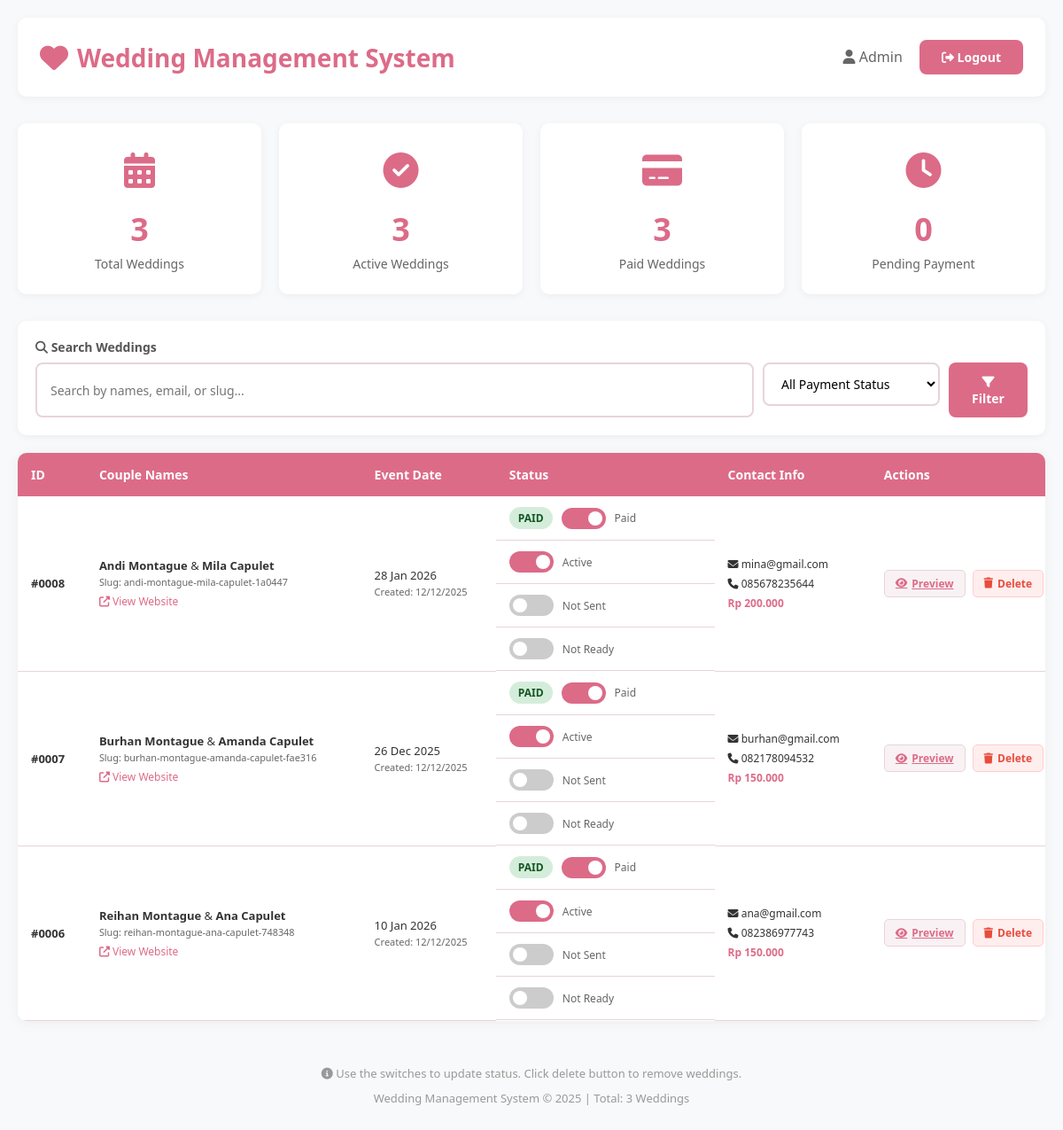
Screenshot of /wedding_management/admin_weddings.php (signed in) with the database file from the repository.
### tables this page shows
CREATE TABLE `weddings` (
  `id` int(11) NOT NULL,
  `template_id` int(11) NOT NULL,
  `slug_url` varchar(255) NOT NULL,
  `kalimat_pembuka` text DEFAULT NULL,
  `nama_panggilan` varchar(100) DEFAULT NULL,
  `nama_mempelai_pria` varchar(255) NOT NULL,
  `nama_mempelai_wanita` varchar(255) NOT NULL,
  `anak_ke_pria` varchar(50) DEFAULT NULL,
  `anak_ke_wanita` varchar(50) DEFAULT NULL,
  `ayah_pria` varchar(255) DEFAULT NULL,
  `ibu_pria` varchar(255) DEFAULT NULL,
  `ayah_wanita` varchar(255) DEFAULT NULL,
  `ibu_wanita` varchar(255) DEFAULT NULL,
  `google_maps` text DEFAULT NULL,
  `tanggal_acara` varchar(100) NOT NULL,
  `email` varchar(255) DEFAULT NULL,
  `nomor_wa` varchar(20) DEFAULT NULL,
  `harga` decimal(10,2) NOT NULL,
  `status_pembayaran` enum('pending','paid','cancelled') DEFAULT 'pending',
  `is_active` tinyint(1) DEFAULT 0,
  `created_at` timestamp NOT NULL DEFAULT current_timestamp(),
  `updated_at` timestamp NOT NULL DEFAULT current_timestamp() ON UPDATE current_timestamp(),
  `website_sent` tinyint(1) DEFAULT 0,
  `website_ready` tinyint(1) DEFAULT 0,
  `lokasi_acara_pemberkatan` text DEFAULT NULL,
  `lokasi_acara_resepsi` text DEFAULT NULL,
  `jam_acara_resepsi` text DEFAULT NULL,
  `jam_acara_pemberkatan` text DEFAULT NULL,
  `dress_code` varchar(255) DEFAULT NULL,
  `foto_mempelai_pria` varchar(255) DEFAULT NULL,
  `foto_mempelai_wanita` varchar(255) DEFAULT NULL,
  `foto_1` varchar(255) DEFAULT NULL,
  `foto_2` varchar(255) DEFAULT NULL,
  `foto_3` varchar(255) DEFAULT NULL,
  `foto_4` varchar(255) DEFAULT NULL,
  `foto_5` varchar(255) DEFAULT NULL,
  `foto_6` varchar(255) DEFAULT NULL,
  `foto_7` varchar(255) DEFAULT NULL,
  `foto_8` varchar(255) DEFAULT NULL
);

### wedding_management/admin_weddings.php (the view, shortened to what this page needs)
<?php
$conn = getConnection();
$search = isset($_GET['search']) ? $_GET['search'] : '';
$query = "SELECT w.*, t.nama_template as template_name
          FROM weddings w
          LEFT JOIN templates t ON w.template_id = t.id
          WHERE 1=1";
$query .= " ORDER BY w.created_at DESC";
$result = $conn->query($query);
?>
<!DOCTYPE html>
<html lang="id">
<head>
    <link rel="stylesheet" href="https://cdnjs.cloudflare.com/ajax/libs/font-awesome/6.4.0/css/all.min.css">
</head>
<body>
    <div class="container">
        <div class="header">
            <h1>
                <i class="fas fa-heart"></i>
                Wedding Management System
            </h1>
            <div>
                <span style="color: #666; margin-right: 15px;">
                    <i class="fas fa-user"></i> Admin
                </span>
                <a href="logout.php" class="logout-btn">
                    <i class="fas fa-sign-out-alt"></i> Logout
                </a>
            </div>
        </div>
        <div class="stats-container">
            <?php
            $conn = getConnection();
            $total_query = "SELECT COUNT(*) as total FROM weddings";
            $total_result = $conn->query($total_query);
            $total = $total_result->fetch_assoc()['total'];
            $active_query = "SELECT COUNT(*) as total FROM weddings WHERE is_active = 1";
            $active_result = $conn->query($active_query);
            $active = $active_result->fetch_assoc()['total'];
            $paid_query = "SELECT COUNT(*) as total FROM weddings WHERE status_pembayaran = 'paid'";
            $paid_result = $conn->query($paid_query);
            $paid = $paid_result->fetch_assoc()['total'];
            $pending_query = "SELECT COUNT(*) as total FROM weddings WHERE status_pembayaran = 'pending'";
            $pending_result = $conn->query($pending_query);
            $pending = $pending_result->fetch_assoc()['total'];
            ?>
            <div class="stat-card">
                <div class="stat-icon">
                    <i class="fas fa-calendar-alt"></i>
                </div>
                <div class="stat-number"><?php echo $total; ?></div>
                <div class="stat-label">Total Weddings</div>
            </div>
            <div class="stat-card">
                <div class="stat-icon">
                    <i class="fas fa-check-circle"></i>
                </div>
                <div class="stat-number"><?php echo $active; ?></div>
                <div class="stat-label">Active Weddings</div>
            </div>
            <div class="stat-card">
                <div class="stat-icon">
                    <i class="fas fa-credit-card"></i>
                </div>
                <div class="stat-number"><?php echo $paid; ?></div>
                <div class="stat-label">Paid Weddings</div>
            </div>
            <div class="stat-card">
                <div class="stat-icon">
                    <i class="fas fa-clock"></i>
                </div>
                <div class="stat-number"><?php echo $pending; ?></div>
                <div class="stat-label">Pending Payment</div>
            </div>
        </div>
        <div class="search-filter">
            <div class="search-box">
                <label for="search"><i class="fas fa-search"></i> Search Weddings</label>
                <form method="GET" action="" style="display: flex; gap: 10px;">
                    <input type="text"
                        id="search"
                        name="search"
                        class="search-input"
                        placeholder="Search by names, email, or slug..."
                        value="<?php echo htmlspecialchars($search); ?>">
                    <div class="filter-box">
                        <select name="status" class="filter-select">
                            <option value="">All Payment Status</option>
                        </select>
                    </div>
                    <button type="submit" class="btn-search">
                        <i class="fas fa-filter"></i> Filter
                    </button>
                </form>
            </div>
        </div>
        <div class="table-container">
            <table id="weddingsTable">
                <thead>
                    <tr>
                        <th>ID</th>
                        <th>Couple Names</th>
                        <th>Event Date</th>
                        <th>Status</th>
                        <th>Contact Info</th>
                        <th>Actions</th>
                    </tr>
                </thead>
                <tbody>
                    <?php if ($result && $result->num_rows > 0): ?>
                        <?php while ($row = $result->fetch_assoc()): ?>
                            <tr id="row-<?php echo $row['id']; ?>" data-id="<?php echo $row['id']; ?>">
                                <td><strong>#<?php echo str_pad($row['id'], 4, '0', STR_PAD_LEFT); ?></strong></td>
                                <td>
                                    <strong><?php echo htmlspecialchars($row['nama_mempelai_pria']); ?></strong> &
                                    <strong><?php echo htmlspecialchars($row['nama_mempelai_wanita']); ?></strong><br>
                                    <small style="color: #666;">
                                        Slug: <?php echo htmlspecialchars($row['slug_url']); ?>
                                    </small><br>
                                    <a href="<?php echo '../invitation.php?slug=' . $row['slug_url']; ?>"
                                        target="_blank"
                                        style="color: var(--primary-color); text-decoration: none; font-size: 12px; margin-top: 5px; display: inline-block;">
                                        <i class="fas fa-external-link-alt"></i> View Website
                                    </a>
                                </td>
                                <td>
                                    <?php
                                    $tanggal = $row['tanggal_acara'];
                                    $tanggal = preg_replace('/^[^,]+,\s*/', '', $tanggal);
                                    $bulan = [
                                        'Januari' => 'January',
                                        'Februari' => 'February',
                                        'Maret' => 'March',
                                        'April' => 'April',
                                        'Mei' => 'May',
                                        'Juni' => 'June',
                                        'Juli' => 'July',
                                        'Agustus' => 'August',
                                        'September' => 'September',
                                        'Oktober' => 'October',
                                        'November' => 'November',
                                        'Desember' => 'December'
                                    ];
                                    $tanggal = str_replace(array_keys($bulan), array_values($bulan), $tanggal);
                                    ?>
                                    <?php echo date('d M Y', strtotime($tanggal)); ?><br>
                                    <small style="color: #666; font-size: 11px;">
                                        Created: <?php echo date('d/m/Y', strtotime($row['created_at'])); ?>
                                    </small>
                                </td>
                                <td class="status-cell">
                                    <?php if ($row['status_pembayaran'] == 'paid'): ?>
                                        <span class="badge badge-paid">PAID</span>
                                    <?php elseif ($row['status_pembayaran'] == 'cancelled'): ?>
                                        <span class="badge badge-cancelled">CANCELLED</span>
                                    <?php else: ?>
                                        <span class="badge badge-pending">PENDING</span>
                                    <?php endif; ?>
                                    <label class="switch">
                                        <span class="slider"></span>
                                    </label>
                                    <span class="switch-label">
                                        <?php echo $row['status_pembayaran'] == 'paid' ? 'Paid' : 'Mark as Paid'; ?>
                                    </span>
                                </td>
                                <td class="status-cell">
                                    <label class="switch">
                                        <span class="slider"></span>
                                    </label>
                                    <span class="switch-label">
                                        <?php echo $row['is_active'] ? 'Active' : 'Inactive'; ?>
                                    </span>
                                </td>
                                <td class="status-cell">
                                    <label class="switch">
                                        <span class="slider"></span>
                                    </label>
                                    <span class="switch-label">
                                        <?php echo $row['website_sent'] ? 'Sent' : 'Not Sent'; ?>
                                    </span>
                                </td>
                                <td class="status-cell">
                                    <label class="switch">
                                        <span class="slider"></span>
                                    </label>
                                    <span class="switch-label">
                                        <?php echo $row['website_ready'] ? 'Ready' : 'Not Ready'; ?>
                                    </span>
                                </td>
                                <td>
                                    <div style="font-size: 12px;">
                                        <div style="margin-bottom: 5px;">
                                            <i class="fas fa-envelope"></i>
                                            <?php echo htmlspecialchars($row['email'] ?? '-'); ?>
                                        </div>
                                        <div>
                                            <i class="fas fa-phone"></i>
                                            <?php echo htmlspecialchars($row['nomor_wa'] ?? '-'); ?>
                                        </div>
                                        <?php if (!empty($row['harga'])): ?>
                                            <div style="margin-top: 5px; color: var(--primary-color); font-weight: bold;">
                                                Rp <?php echo number_format($row['harga'], 0, ',', '.'); ?>
                                            </div>
                                        <?php endif; ?>
                                    </div>
                                </td>
                                <td>
                                    <div class="action-buttons">
                                        <a href="<?php echo '../invitation.php?slug=' . $row['slug_url']; ?>"
                                            target="_blank"
                                            class="btn-action btn-preview"
                                            title="Preview Website">
                                            <i class="fas fa-eye"></i> Preview
                                        </a>
                                        <button class="btn-action btn-delete"
                                            data-id="<?php echo $row['id']; ?>"
                                            data-couple="<?php echo htmlspecialchars($row['nama_mempelai_pria'] . ' & ' . $row['nama_mempelai_wanita']); ?>"
                                            title="Delete Wedding">
                                            <i class="fas fa-trash"></i> Delete
                                        </button>
                                    </div>
                                </td>
                            </tr>
                        <?php endwhile; ?>
                    <?php endif; ?>
                </tbody>
            </table>
        </div>
        <div style="text-align: center; color: #999; font-size: 13px; margin-top: 30px; padding: 20px;">
            <p>
                <i class="fas fa-info-circle"></i>
                Use the switches to update status. Click delete button to remove weddings.
            </p>
            <p style="margin-top: 10px;">
                Wedding Management System &copy; <?php echo date('Y'); ?> |
                Total: <?php echo $total; ?> Weddings
            </p>
        </div>
    </div>
</body>
</html>

### rows the page displays
weddings: id "0008", nama_mempelai_pria "Andi Montague", nama_mempelai_wanita "Mila Capulet", slug_url "andi-montague-mila-capulet-1a0447", tanggal_acara "28 Jan 2026", created_at "12/12/2025", status_pembayaran "PAID", is_active "Active", website_sent "Not Sent", website_ready "Not Ready", email "mina@gmail.com", nomor_wa "085678235644", harga "200.000"
weddings: id "0007", nama_mempelai_pria "Burhan Montague", nama_mempelai_wanita "Amanda Capulet", slug_url "burhan-montague-amanda-capulet-fae316", tanggal_acara "26 Dec 2025", created_at "12/12/2025", status_pembayaran "PAID", is_active "Active", website_sent "Not Sent", website_ready "Not Ready", email "burhan@gmail.com", nomor_wa "082178094532", harga "150.000"
weddings: id "0006", nama_mempelai_pria "Reihan Montague", nama_mempelai_wanita "Ana Capulet", slug_url "reihan-montague-ana-capulet-748348", tanggal_acara "10 Jan 2026", created_at "12/12/2025", status_pembayaran "PAID", is_active "Active", website_sent "Not Sent", website_ready "Not Ready", email "ana@gmail.com", nomor_wa "082386977743", harga "150.000"

### other values shown
$total "3"
$active "3"
$paid "3"
$pending "0"
